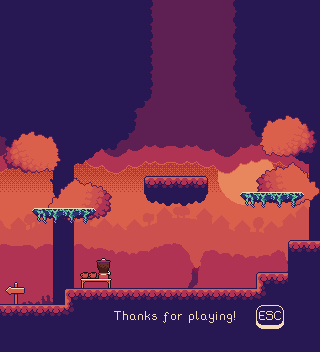

Tiled map render using the project's own tile images. Description and the map definition, with tile-layer contents summarised, below:
An orthogonal 20x22 tile map with 16x16 px tiles, 11 tile layers (sky, town, forest, rays, ...), 11 tilesets and 13 objects (8x npc, 2x party_balloons, player-spawn, fire, boom_box).

<map version="1.5" tiledversion="1.7.2" orientation="orthogonal" renderorder="right-down" width="20" height="22" tilewidth="16" tileheight="16" infinite="0" nextlayerid="17" nextobjectid="41">
 <editorsettings>
  <export target="party.json" format="json" />
 </editorsettings>
 <tileset firstgid="1" name="Control" tilewidth="16" tileheight="16" tilecount="4" columns="4">
  <image source="../sprites/tileset/control.png" width="64" height="16" />
 </tileset>
 <tileset firstgid="5" name="treeline_3" tilewidth="16" tileheight="16" tilecount="200" columns="20">
  <image source="../sprites/parallax/trees_background.png" width="320" height="175" />
 </tileset>
 <tileset firstgid="205" name="treeline_2" tilewidth="16" tileheight="16" tilecount="200" columns="20">
  <image source="../sprites/parallax/trees_midground.png" width="320" height="160" />
 </tileset>
 <tileset firstgid="405" name="treeline_1" tilewidth="16" tileheight="16" tilecount="200" columns="20">
  <image source="../sprites/parallax/trees_foreground.png" width="320" height="160" />
 </tileset>
 <tileset firstgid="605" name="clouds_1" tilewidth="16" tileheight="16" tilecount="40" columns="20">
  <image source="../sprites/parallax/clouds_1.png" width="320" height="32" />
 </tileset>
 <tileset firstgid="645" name="clouds_2" tilewidth="16" tileheight="16" tilecount="60" columns="20">
  <image source="../sprites/parallax/clouds_2.png" width="320" height="48" />
 </tileset>
 <tileset firstgid="705" name="sun" tilewidth="16" tileheight="16" tilecount="16" columns="4">
  <image source="../sprites/parallax/sun.png" width="64" height="64" />
 </tileset>
 <tileset firstgid="721" name="rays" tilewidth="16" tileheight="16" tilecount="80" columns="20">
  <image source="../sprites/parallax/sky_gradient.png" width="320" height="64" />
 </tileset>
 <tileset firstgid="801" name="town" tilewidth="16" tileheight="16" tilecount="140" columns="20">
  <image source="../sprites/parallax/town_background.png" width="320" height="112" />
 </tileset>
 <tileset firstgid="941" name="forest" tilewidth="16" tileheight="16" tilecount="140" columns="20">
  <image source="../sprites/parallax/forest_background.png" width="320" height="112" />
 </tileset>
 <tileset firstgid="1081" source="tilesets/level.tsx" />
 <layer id="7" name="sky" width="20" height="22">
  <data>[440 cells, 440 non-empty, 1 distinct tile ids]</data>
 </layer>
 <layer id="12" name="town" width="20" height="22">
  <data>[440 cells, 140 non-empty, 140 distinct tile ids]</data>
 </layer>
 <layer id="13" name="forest" width="20" height="22">
  <data>[440 cells, 140 non-empty, 140 distinct tile ids]</data>
 </layer>
 <layer id="11" name="rays" width="20" height="22">
  <data>[440 cells, 80 non-empty, 80 distinct tile ids]</data>
 </layer>
 <layer id="8" name="sun" width="20" height="22">
  <data>[440 cells, 20 non-empty, 20 distinct tile ids]</data>
 </layer>
 <layer id="9" name="clouds_2" width="20" height="22">
  <data>[440 cells, 60 non-empty, 60 distinct tile ids]</data>
 </layer>
 <layer id="10" name="clouds_1" width="20" height="22">
  <data>[440 cells, 200 non-empty, 40 distinct tile ids]</data>
 </layer>
 <layer id="3" name="jumps" width="20" height="22">
  <data>[440 cells, 0 non-empty, 0 distinct tile ids]</data>
 </layer>
 <layer id="4" name="background2" width="20" height="22">
  <data>[440 cells, 221 non-empty, 70 distinct tile ids]</data>
 </layer>
 <layer id="16" name="background1" width="20" height="22">
  <data>[440 cells, 56 non-empty, 52 distinct tile ids]</data>
 </layer>
 <objectgroup id="6" name="objects">
  <object id="10" type="npc" x="208" y="256" width="32" height="32">
   <properties>
    <property name="sprite" value="npc_cocoa_dude_left" />
   </properties>
  </object>
  <object id="12" name="start" type="player-spawn" x="16" y="304">
   <properties>
    <property name="start" type="bool" value="true" />
   </properties>
   <point />
  </object>
  <object id="22" type="party_balloons" x="288" y="192" width="32" height="48" />
  <object id="29" type="fire" x="160" y="256" width="32" height="32" />
  <object id="30" type="npc" x="112" y="256" width="32" height="32">
   <properties>
    <property name="sprite" value="npc_cocoa_lady_right" />
   </properties>
  </object>
  <object id="31" type="party_balloons" x="32" y="256" width="32" height="48" />
  <object id="34" type="npc" x="32" y="176" width="32" height="32">
   <properties>
    <property name="sprite" value="npc_dancing_lady_right" />
   </properties>
  </object>
  <object id="35" type="npc" x="64" y="176" width="32" height="32">
   <properties>
    <property name="sprite" value="npc_dancing_lady_left" />
   </properties>
  </object>
  <object id="36" type="npc" x="144" y="144" width="32" height="32">
   <properties>
    <property name="sprite" value="npc_cocoa_dude_right" />
   </properties>
  </object>
  <object id="37" type="npc" x="192" y="144" width="16" height="32">
   <properties>
    <property name="sprite" value="npc_idle_lady_left" />
   </properties>
  </object>
  <object id="38" type="npc" x="240" y="160" width="32" height="32">
   <properties>
    <property name="sprite" value="npc_dancing_dude_right" />
   </properties>
  </object>
  <object id="39" type="npc" x="272" y="160" width="32" height="32">
   <properties>
    <property name="sprite" value="npc_dancing_dude_left" />
   </properties>
  </object>
  <object id="40" type="boom_box" x="256" y="240" width="16" height="32" />
 </objectgroup>
 <layer id="1" name="level" width="20" height="22">
  <data>[440 cells, 110 non-empty, 43 distinct tile ids]</data>
 </layer>
</map>
